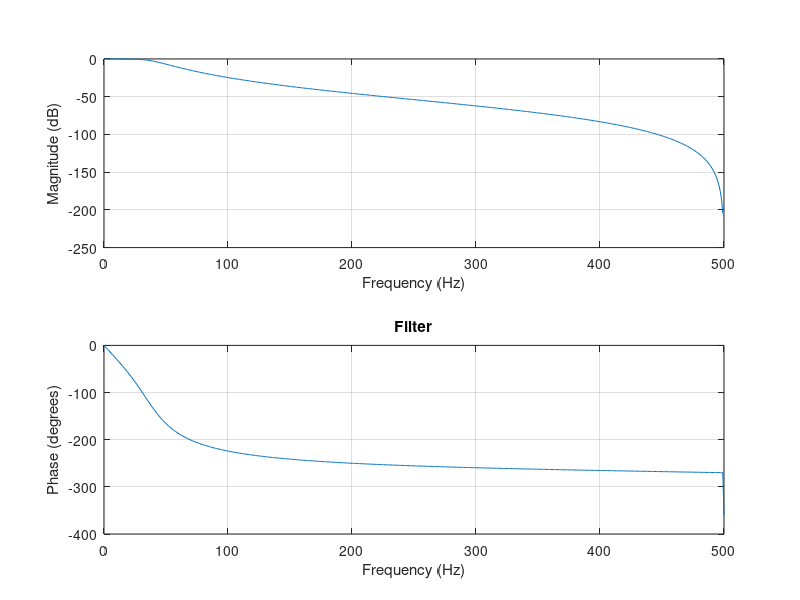
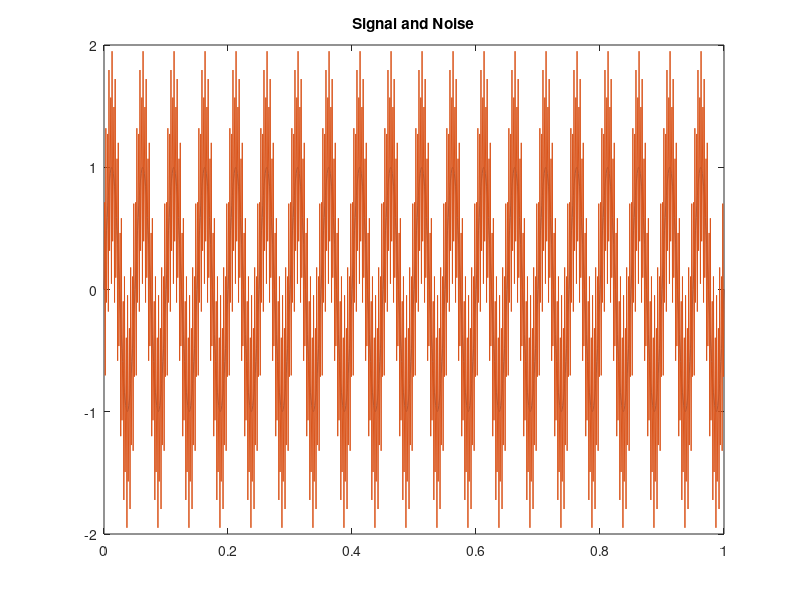
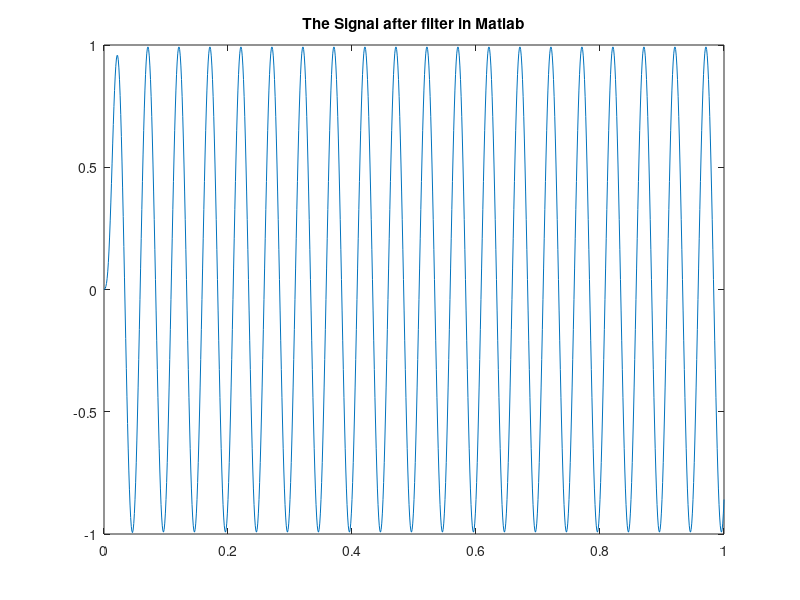

Write MATLAB code to recreate these figures, in order. (Note: this script raises an error after producing the figures.)
%% Filter
Wp = 40/500;     %Passband Rippe
Ws = 200/500;    %Stopband Attenuation
[n,Wn] = buttord(Wp,Ws,3,40);
[b,a] = butter(n,Wn);   %Coefficient
freqz(b,a,512,1000);
title('Filter');

%%Signal
f_s = 1000;     %Sample Rate
t = 0:1/f_s:1;  %Sample the Signal in 1Sec
%Generate the sin wave
phase_sin = 0;
amplitude_sin = 1;
f_sin = 20;     %The frequency of sin wave(0,40)Hz
omega_sin = 2*pi*f_sin;
signal_sin = amplitude_sin*sin(omega_sin*t + phase_sin);

%%Noise
phase_noise = 0;
amplitude_noise = 1;
f_noise = 400;  %The frequency of noise >200Hz
omega_noise = 2*pi*f_noise; 
signal_noise = amplitude_noise*sin(omega_noise*t+phase_noise);

%%Show the Signal and Noise together
signal_combined = signal_sin + signal_noise;
figure(2);
plot(t,signal_sin);
hold on;
plot(t,signal_combined);
title('Signal and Noise');

%Filter the noise
signal_filtered = filter(b,a,signal_combined);
figure(3);
plot(t,signal_filtered);
title('The Signal after filter in Matlab');

%%Output the Data to C_Program
writematrix(signal_combined.','signal_combined.txt');
filtered_signal = readmatrix('Filtered_Signal.txt');
figure(4);
plot(t,filtered_signal.');
title('The Signal after filter in C');